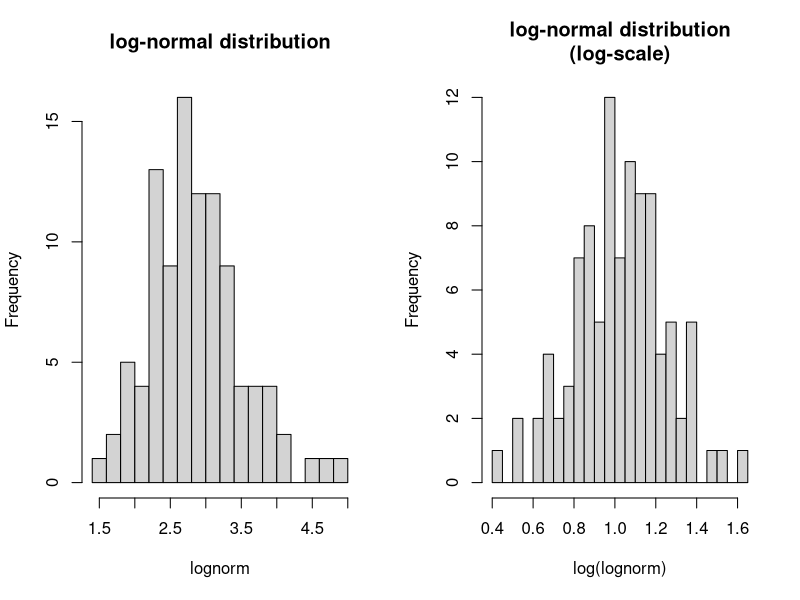

Reproduce this figure in R.
## ---- chunk 1
knitr::opts_chunk$set(echo = TRUE)
## ---- chunk 2

rseed = 1

## ---- chunk 3

set.seed(rseed)
lognorm <- rlnorm(100, 1, .25)

## ---- chunk 4

par(mfrow = c(1,2))
hist(lognorm, breaks = 20, main = "log-normal distribution")
hist(log(lognorm), breaks = 20, main = "log-normal distribution\n(log-scale)")

## ---- chunk 5

sessionInfo()

